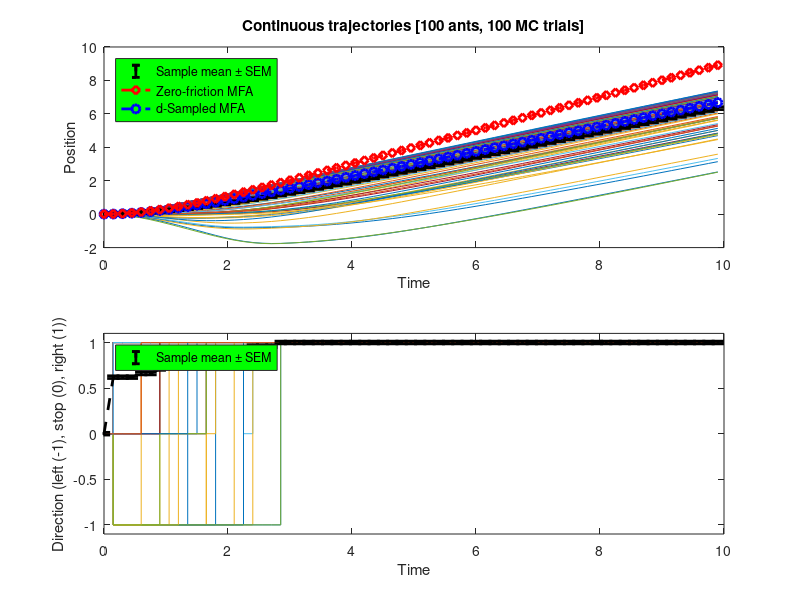
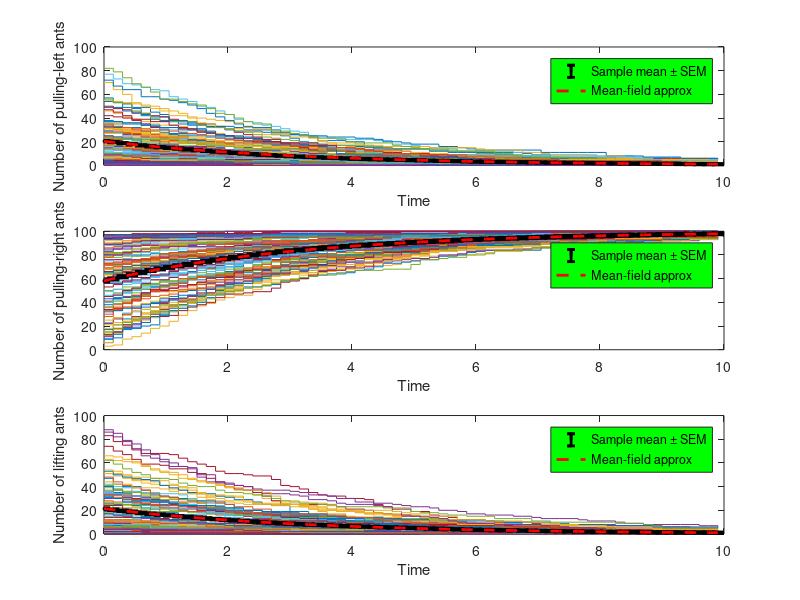

Reproduce these figures in MATLAB, in order.
% CL_ANT_SHS_ABM   Closed-loop ant stochastic hybrid system, approximate agent-based model
%
%   This script performs an agent-based simulation of an SHS of ants.
%   It proceeds at uniform time intervals, and thus all events appear to
%   happen on a synchronous clock.

clear all

%%%%%% SET SIMULATION PARAMETERS

% Number of MC runs
M = 100;

% Number of ants
N = 100;

% Maximum length of simulation
SIM_TIME = 10;

% State names
state_names = { 'pulling-left', 'pulling-right', 'lifting', 'unattached' };
stateind = containers.Map( state_names, 1:length(state_names) );

% State transition rates (zero down the diagonal)
%lambda = (1 - eye(length(state_names))).*reshape(1:(length(state_names)^2), length(state_names), length(state_names))'/length(state_names)^2 * 0.3;
%lambda = (1 - eye(3)).*[1 2 3; 4 5 6; 7 8 9]/9*0.3;
lambda = (1 - eye(3)).*[0 0 0; 1 0 1; 0 0 0]*0.3;
%rng shuffle
%lambda = (1 - eye(3)).*reshape( randperm(9), 3, 3 )*0.3;
%lambda = (1 - eye(3)).*rand(3,3)*0.3;

% Physical parameters
mL = 10;
mu = 0.05;
Fpg = 0.2;
vd = 1;
Fl = 2;
g = 9.8;


%%%%%% PREPARE SIMULATION

% Simulation interval based on rates
dT = 1/(100*mean(mean(lambda)));

% History (and initial position and velocity)
time = 0:dT:SIM_TIME;
x = zeros(M, length(time));
v = zeros(M, length(time));
d = sign(v);

% History of number attached, pulling, and lifting
for state = 1:length(lambda)
    num_in_state{state} = zeros(M, length(time)); %#ok<SAGROW>
end


%%%%%% RUN M MONTE CARLO RUNS

% Pre-allocate some memory for speed

% Will store current state of each ant
states = zeros(1,N);

rng shuffle
for mcrun = 1:M

    % Initial allocation of ants to states
    num_allocated = 0;
%    stateperm = 1:length(lambda);
%    stateperm = randperm(length(lambda));
    stateperm = [2 3 1];
    for i = 1:length(stateperm)
        if i == length(stateperm)
            num_in_state{stateperm(i)}(mcrun, 1) = N - num_allocated; %#ok<SAGROW>
        else
            num_in_state{stateperm(i)}(mcrun, 1) = randi([0 N-num_allocated]); %#ok<SAGROW>
        end
        states(num_allocated + (1:num_in_state{stateperm(i)}(mcrun, 1))) = stateperm(i);
        num_allocated = num_allocated + num_in_state{stateperm(i)}(mcrun, 1);
    end

    % Discrete event simulation
    % - Generate and iterate over events in same loop
    for i = 2:length(time)

        % See if an event occurred on any ant
        for ant = 1:N
            % See which edge (if any) was activated during this interval
            next_state = nnz( rand > cumsum(lambda(:,states(ant))*dT) ) + 1;

            if next_state <= length(lambda)
                % An edge was activated
                states(ant) = next_state;
            end
        end

        % See how many ants are in each state during this interval
        for state = 1:length(lambda)
            num_in_state{state}(mcrun, i) = nnz( states == state ); %#ok<SAGROW>
        end

        % Acceleration from analysis
        Fn = max(0, mL*g - num_in_state{stateind('lifting')}(mcrun, i-1)*Fl);
        Fg = (num_in_state{stateind('pulling-right')}(mcrun, i-1) - num_in_state{stateind('pulling-left')}(mcrun, i-1))*Fpg*(vd - v(mcrun, i-1));
        accel = (Fg - sign(v(mcrun, i-1))*mu*Fn)/mL;

        if (v(mcrun, i-1) == 0 || (accel ~= 0 && sign( v(mcrun, i-1) ) ~= sign( accel ) && dT > abs( v(mcrun, i-1)/accel))) && abs(Fg) < mu*Fn
            % Object is either stopped or will stop during this interval
            % Additionally, force is not great enough to overcome friction
            % So come out of this interval stopped
            if v(mcrun, i-1) ~= 0
                tts = abs( v(mcrun, i-1)/accel );
                x(mcrun, i) = x(mcrun, i-1) + v(mcrun, i-1)*tts + 0.5*accel*tts^2;
            else
                x(mcrun, i) = x(mcrun, i-1);
            end
            v(mcrun, i) = 0;
            d(mcrun, i) = 0;
            accel = 0;
        else
            % Either already moving or have enough force to overcome
            % friction from a stop
            x(mcrun, i) = x(mcrun, i-1) + v(mcrun, i-1)*dT + 0.5*accel*dT^2;
            v(mcrun, i) = v(mcrun, i-1) + accel*dT;
            d(mcrun, i) = sign( v(mcrun, i) );
        end

    end

end


%%%%%% GENERATE STATISTICS


% Generate sample statistics from MC runs
mean_x = mean( x );
mean_x_SEM = grpstats( x, [], 'sem' );
mean_d = mean( d );
mean_d_SEM = grpstats( d, [], 'sem' );
mean_counts = zeros(length(time), length(lambda));
mean_counts_SEM = zeros(length(time), length(lambda));
for state = 1:length(lambda)
    mean_counts(:, state) = mean( num_in_state{state} )';
    mean_counts_SEM(:, state) = grpstats( num_in_state{state}, [], 'sem' )';
end

% Generate predicted moment trajectory from mean-field approximation
initial_mean_state = zeros(length(lambda) + 2, 1);
for state = 1:length(lambda)
    initial_mean_state(state) = mean(num_in_state{state}(:,1));
end
initial_mean_state(length(lambda)+1) = mean_x(1);
initial_mean_state(length(lambda)+2) = mean( v(:, 1) );
laplacian = lambda.*(1-eye(size(lambda))) - (1-eye(size(lambda)))*lambda.*eye(size(lambda));
stateeye = eye(length(lambda));
pullvec = zeros(1,length(lambda));
pullvec( stateind('pulling-right') ) = 1;
pullvec( stateind('pulling-left') ) = -1;
vdot = (Fpg*vd/mL) * pullvec;
auglaplacian = [ laplacian zeros(length(lambda),2) ;
                 zeros(1,length(lambda)) 0 1 ;
                 vdot 0 0 ];
[t, mean_field_counts] = ode45( @(t,meanstate)(auglaplacian*meanstate - [ zeros(length(lambda)+1,1) ; Fpg*meanstate(end)*(meanstate(stateind('pulling-right')) - meanstate(stateind('pulling-left')))/mL ] ), time, initial_mean_state );

% Generate likely mean-field approximation using sampled d mean
%d_mean_field_counts = zeros(length(time),length(lambda)+2);
[dt, d_mean_field_counts] = ode45( @(tnow,meanstate)( auglaplacian*meanstate ...
                                                        - [ zeros(length(lambda)+1,1) ; Fpg*meanstate(end)*(meanstate(stateind('pulling-right')) - meanstate(stateind('pulling-left')))/mL ] ...
                                                        + [ zeros(length(lambda)+1,1) ; mean_d(nnz(tnow>time)+1)*mu*(Fl/mL)*meanstate(stateind('lifting')) ] ...
                                                        - [ zeros(length(lambda)+1,1) ; mean_d(nnz(tnow>time)+1)*mu*g ] ), time, initial_mean_state );



%%[t, mean_field_counts] = ode45( @(t,meanstate)(laplacian*meanstate), time, initial_mean_state );
%t = time;
%mean_field_counts = zeros(length(t),length(lambda));
%for i = 1:length(t)
%    mean_field_counts(i,:) = expm(laplacian*t(i))*initial_mean_state;
%end


%%%%%% REPORT STATISTICS

% Plot continuous variable over time
figure(1);
subplot(2,1,1);
plot( time, x );
hold on;
smeanfig = errorbar( time, mean_x, mean_x_SEM, 'k--' );
dsmfafig = plot( dt, d_mean_field_counts(:,length(lambda)+1), 'b--o' );
zfmfafig = plot( t, mean_field_counts(:,length(lambda)+1), 'r--d' );
meanfig = [ smeanfig zfmfafig dsmfafig ];
set( meanfig, 'LineWidth', 2 );
hold off;
xlim([0 SIM_TIME]);
xlabel( 'Time' );
ylabel( 'Position' );
title( sprintf( 'Continuous trajectories [%d ants, %d MC trials]', N, M ) );
legh = legend( meanfig, 'Sample mean \pm SEM', ...
               'Zero-friction MFA', ...
               'd-Sampled MFA', ...
               'Location', 'NorthWest' );
set(legh, 'Color', 'green');

% Plot direction over time
subplot(2,1,2);
stairs( time, d' );
hold on;
dmeanfig = errorbar( time, mean_d, mean_d_SEM, 'k--' );
set( dmeanfig, 'LineWidth', 2 );
hold off;
xlim([0 SIM_TIME]);
ylim([-1.1 1.1]);
xlabel( 'Time' );
ylabel( 'Direction (left (-1), stop (0), right (1))' );
legh = legend( dmeanfig, 'Sample mean \pm SEM', 'Location', 'NorthWest' );
set(legh, 'Color', 'green');


% Plot population trajectories from MC runs overlayed with stats and
% predictions
figure(2);
clf;
uipanel( 'Title', sprintf( 'Discrete trajectories [%d ants, %d MC trials]', N, M ), 'TitlePosition', 'centertop' );
subplot_rows = [ 1 2 3, 2 2 2, 3 3 3, 3 3 3, 4 4 4, 4 4 4 ];
subplot_cols = [ 1 1 1, 2 2 2, 3 3 3, 4 4 4, 4 4 4, 4 5 5 ];

for state = 1:length(lambda)
    subplot(subplot_rows(length(lambda)),subplot_cols(length(lambda)),state);
    stairs( time, num_in_state{state}' );
    hold on;
    smeanfig = errorbar( time, mean_counts(:,state), mean_counts_SEM(:,state), 'k--' );
    mfafig = plot( t, mean_field_counts(:,state), 'r--' );
    meanfig = [smeanfig mfafig];
    set( meanfig, 'LineWidth', 2 );
    hold off;
    xlim([0 SIM_TIME]);
    xlabel( 'Time' );
    ylabel( sprintf( 'Number of %s ants', state_names{state} ) );
    legh = legend( meanfig, 'Sample mean \pm SEM', 'Mean-field approx' );
    set(legh, 'Color', 'green');
end